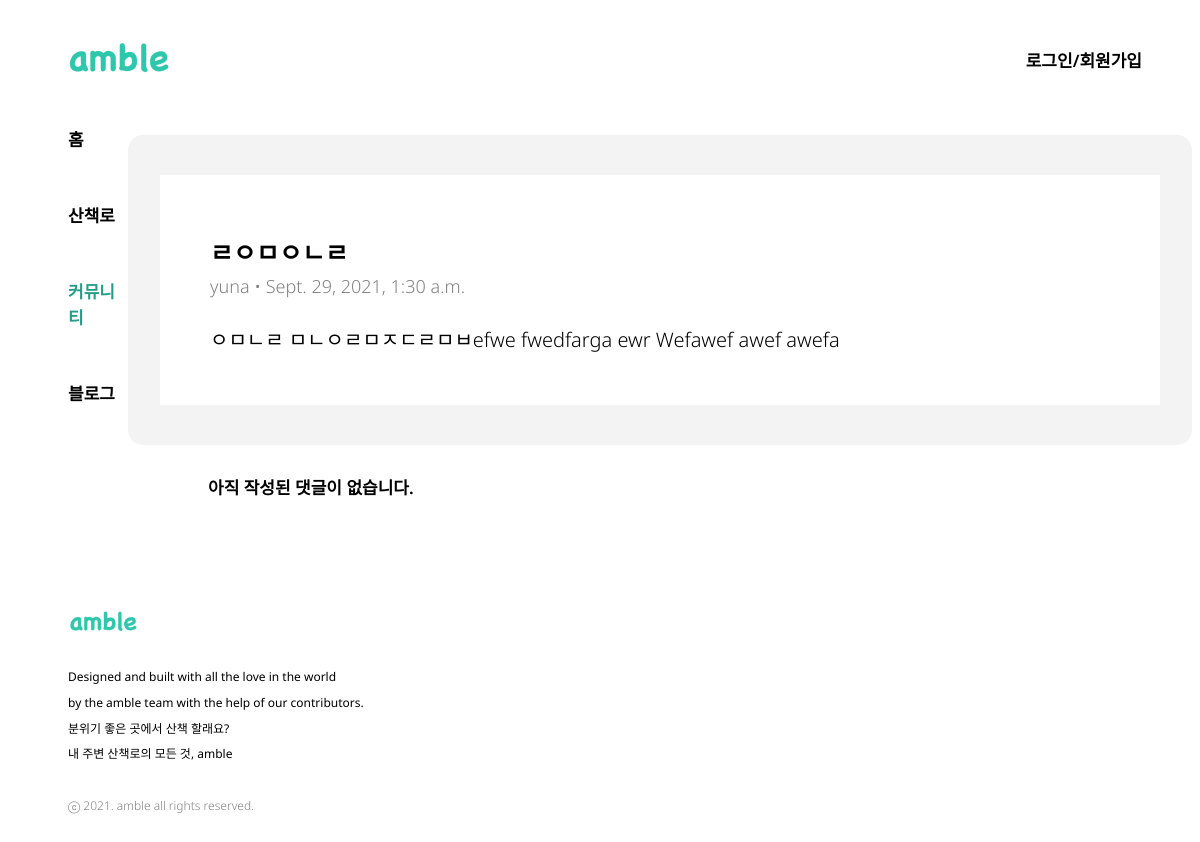
The page /community/detail/5 on the database as committed earlier.
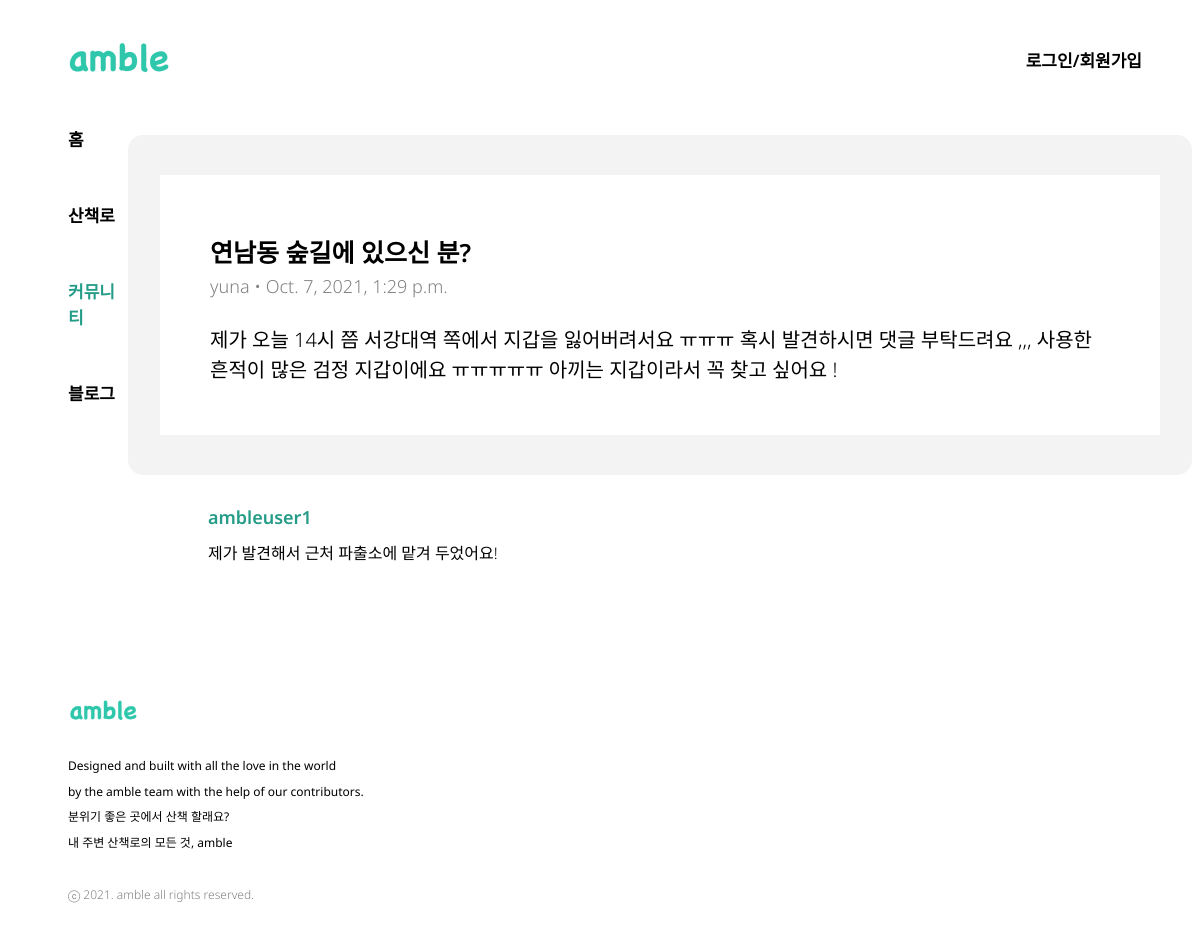
The same page on the database as committed later.
### community/models.py (models this page shows, shortened)
class Community(models.Model):
    title = models.CharField(max_length=200)
    author = models.ForeignKey(settings.AUTH_USER_MODEL, on_delete=models.CASCADE)
    pub_date = models.DateTimeField('date published')
    content = models.TextField(max_length=800)

class Community_Reply(models.Model):
    post = models.ForeignKey(Community, related_name="community_replys", on_delete=models.CASCADE)
    content = models.TextField(max_length=300)
    reply_at = models.DateTimeField(auto_now_add=True)
    reply_by = models.ForeignKey(settings.AUTH_USER_MODEL, on_delete=models.CASCADE)

### account/models.py (models this page shows)
class CustomUser(AbstractUser):
    nickname = models.CharField(max_length=100)

### community/views.py (the view)
# urls.py: path('community/detail/<int:community_id>', community.detail, name="detail"),
def detail(request, community_id):
    community_detail = get_object_or_404(Community, pk=community_id)
    return render(request, 'community_detail.html', {'community': community_detail})

### community/templates/community_detail.html (shortened to what this page needs)
{% load static %}
<!DOCTYPE html>
<html lang="en">
    <head>
    </head>
    <body>
        <div class="head-wrapper">
            <img src="{% static 'logo.png' %}">
            <div class="login-wrapper">
            {% if not user.is_authenticated %}
                <a href="{% url 'login' %}">로그인/회원가입</a>
            {% endif %}
            </div>
        </div>
        <div class="body-wrapper">
            <div class="body-navbar">
                <div class="navbar-item"><a href="{% url 'home' %}">홈</a></div>
                <div class="navbar-item"><a href="{% url 'trail' %}">산책로</a></div>
                <div class="navbar-item"><a href="{% url 'community' %}" id="nav-location">커뮤니티</a></div>
                <div class="navbar-item"><a href="{% url 'blog' %}">블로그</a></div>
            </div>
            <div>
                <div class="body-content">
                    <div class="comm-item">
                        <div class="comm-title">{{ community.title }}</div>
                        <div class="comm-author">{{ community.author }} • {{ community.pub_date }}</div>
                        <div class="comm-content">{{ community.content }}</div>
                    </div>
                </div>
                <div class="comm-reply-wrapper">
                    {% for reply in community.community_replys.all %}
                    <div class="comm-reply-by">
                        {{ reply.reply_by }}
                    </div>
                    <div class="comm-reply-content">
                        {{ reply.content }}
                        <br>
                    </div>
                    {% empty %}
                    <div>아직 작성된 댓글이 없습니다.</div>
                    {% endfor %}
                </div>
                <div class="comm-reply-create-wrapper">
                </div>
            </div>
        </div>
        <footer class="footer">
            <img class="footer-img" src="{% static 'logo.png' %}" width="100px"><br>
            <div class="footer-content">Designed and built with all the love in the world <br>by the amble team with the help of our contributors.</div>
            <div class="footer-content">
                분위기 좋은 곳에서 산책 할래요?<br>
                내 주변 산책로의 모든 것, amble<br>
            </div>
            <br>
            <div class="footer-rights">ⓒ 2021. amble all rights reserved.</div>
        </footer>
    </body>
</html>

Rows that differ between the two databases and show on the page:
changed Community "yuna": title "ㄹㅇㅁㅇㄴㄹ" → "연남동 숲길에 있으신 분?"; pub_date "Sept. 29, 2021, 1:30 a.m." → "Oct. 7, 2021, 1:29 p.m."; content "ㅇㅁㄴㄹ ㅁㄴㅇㄹㅁㅈㄷㄹㅁㅂefwe fwedfarga ewr Wefawef awef awefa" → "제가 오늘 14시 쯤 서강대역 쪽에서 지갑을 잃어버려서요 ㅠㅠㅠ 혹시 발견하시면 댓글 부탁드려요 ,,, 사용한 흔적이 많은 검정 지갑이에요 ㅠㅠㅠㅠㅠ 아끼는 지갑이라서 꼭 찾고 싶어요 !"
added Community_Reply: reply_by "ambleuser1", content "제가 발견해서 근처 파출소에 맡겨 두었어요!"
Other text that changed with them:
text no longer shown: "아직 작성된 댓글이 없습니다."
